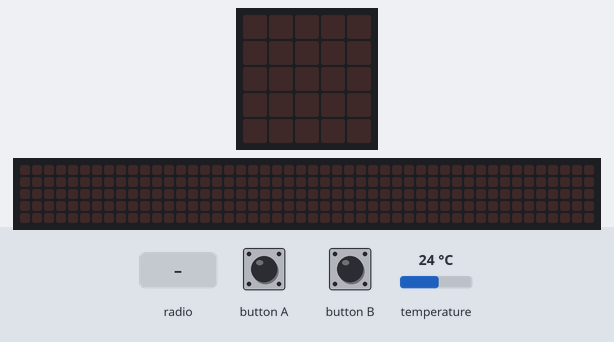
The program below on a simulated BBC micro:bit running MicroPython. Shown: the board's 5×5 LED display, a strip that is not on the board, showing the scrolling text unrolled. The inputs (shaded band) are chosen by the test bench; at power-on: temperature 24 °C. No radio messages arrive unless stated (any console line starting 'radio sent:' is added by the test bench); the 48×5 strip is a reading aid, not a part: it shows the text the display is scrolling, unrolled, one strip-width of it at a time; what the program prints to the serial console is not drawn.

Above: at 5.0 s.
5.1 s: button B pressed for 0.15 s
At 5.17 s:
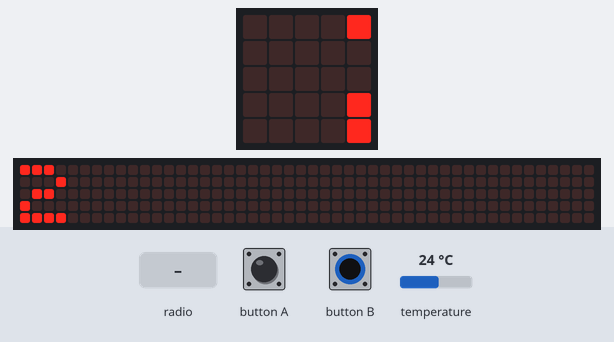
8.1 s: radio message "+" arrives
At 10.6 s:
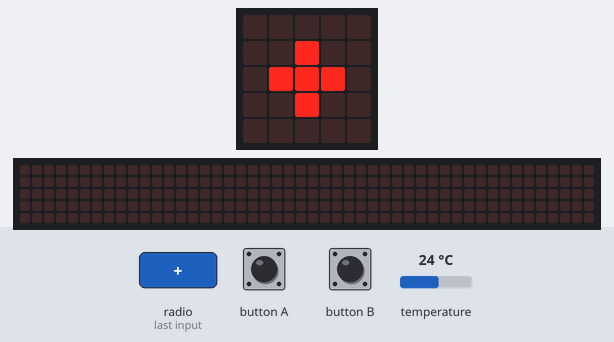

Measured:
- after the input at 5.1 s, the display: changes at once (image 1)
- after the input at 8.1 s, the display: first differs from a run without the input after 2.4 s (image 2)

The program:

sporedni-komentiran.py
```python
#Moduli potrebni za rad s microbitom i microbit radijem
from microbit import *
import radio

#Korisnik namješta id microbita
id = 2
while True:
    if button_a.was_pressed():
        id += 1
    elif button_b.was_pressed():
        break
#Paljenje radija i postavljanje svih microbita na istu radijo vezu
radio.config(group=1)
radio.on()
#Primanje poruke i slanje povratne informacije (temperatura u tom trenutku)
while True:
    message = radio.receive()
    display.scroll(str(id))   # Provjerava radi li kod
    if message == "+":
        display.show(message)   # Provjerava radi li kod
        sleep(id*100)   # Obavezno treba ostati (microbitu treba vremena da ispuni zadatke)
        response = (str(id) + ":" + str(temperature()))
        radio.send(response)
        display.scroll(str(temperature()))   # debug/comment
```
